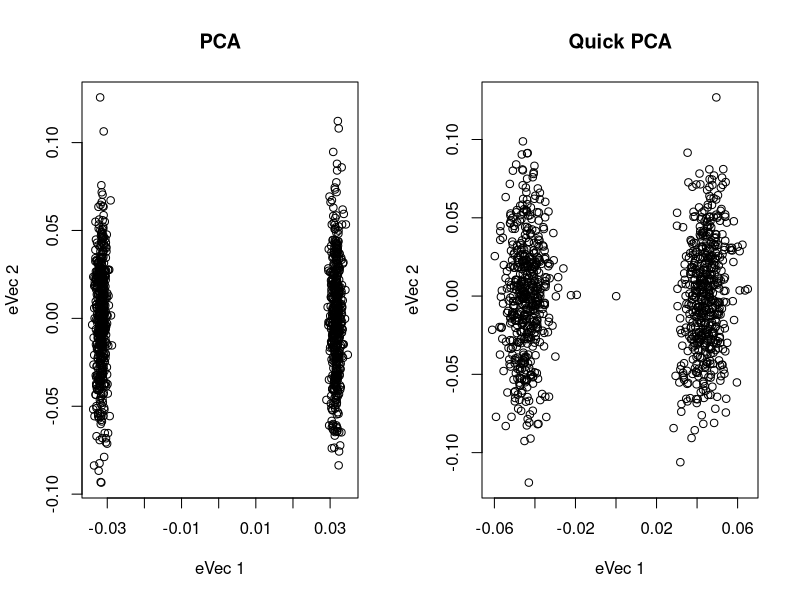

Source code (R):
## ---- chunk 1
library(MASS)
N=1000 #sample size
M=2000 #SNP
X=matrix(0, N, M) #SNP matrix

#simulating snp
for(i in 1:M) {
  p1=runif(1, 0.1, 0.9)
  p2=1-p1
  X[1:(N/2),i]=rbinom(N/2, 2, p1)
  X[(N/2+1):N,i]=rbinom(N/2, 2, p2)
}

#conventional PCA
sX=scale(X)
G=sX%*%t(sX)
Geg=eigen(G)
#plot(Geg$vectors[,1], Geg$vectors[,2])


#quick pca
dm=30
sg=matrix(0,dm,dm)
diag(sg)=1
R=mvrnorm(M, rep(0, dm), Sigma=sg)
xt=sX%*%R
ss=apply(xt^2, 2, sum)
Y=matrix(0, nrow(xt), ncol(xt))
for(i in 1:length(ss)) {
  Y[,i]=xt[,i]/ss[i]
}

XtX=sX%*%t(sX)

maxiter=10
for(it in 1:maxiter) {
  xxt=XtX%*%Y
  ss1=apply(xxt^2, 2, sum)
  
  for(i in 1:length(ss1)) {
    Y[,i]=xxt[,i]/ss1[i]
  }
}

QR=qr.default(Y)
B=t(QR$qr)%*%sX
S=B%*%t(B)

eg=eigen(S)

U=QR$qr %*% eg$vectors
D=sqrt(eg$values/(N-1))  
P=U*D

par(mfrow = c(1,2))
plot(main="PCA", xlab="eVec 1", ylab="eVec 2", Geg$vectors[,1], Geg$vectors[,2])
plot(main="Quick PCA", xlab="eVec 1", ylab="eVec 2", U[,1], U[,2])
cor(Geg$vectors[,1], U[,1])
